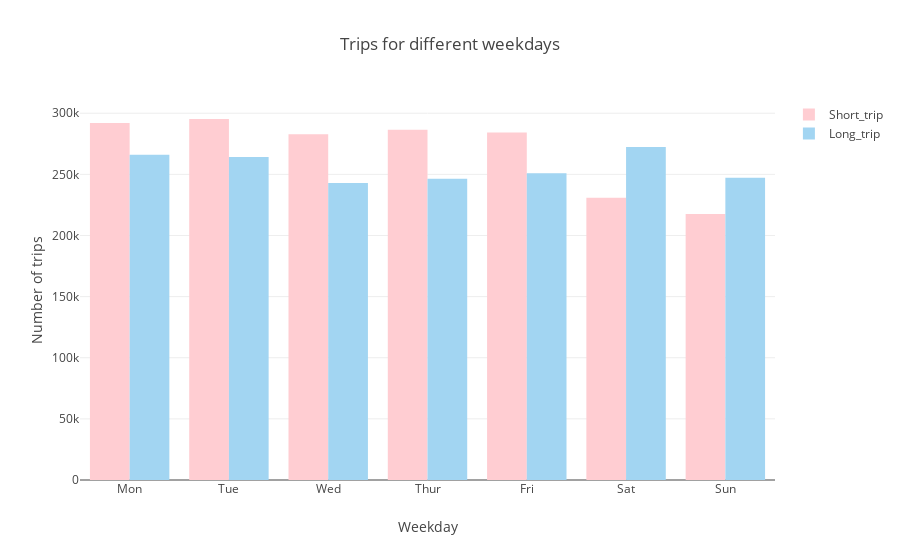

Here is the notebook cell this chart was saved with:
### Code cell
# show the plot about the distribution of trips in different weekdays
Short_trip_count = []
Long_trip_count = []
for v in set(dataset['weekday'].values):
    a1 = (dataset[dataset['weekday'] == v]['distance'] < 2).sum()
    a2 = (dataset[dataset['weekday'] == v]['distance'] >= 2).sum()
    Short_trip_count.append(a1)
    Long_trip_count.append(a2)

d = {'weekday':['Mon','Tue','Wed','Thur','Fri','Sat','Sun'], 
     'Short_trip':Short_trip_count, 'Long_trip':Long_trip_count}
df = pd.DataFrame(data=d)

Short_trip = Bar(x=df.weekday,
                  y=df.Short_trip,
                  name='Short_trip',
                  marker=dict(color='#ffcdd2'))
Long_trip = Bar(x=df.weekday,
                y=df.Long_trip,
                name='Long_trip',
                marker=dict(color='#A2D5F2'))
data = [Short_trip, Long_trip]
layout = Layout(title="Trips for different weekdays",
                xaxis=dict(title='Weekday'),
                yaxis=dict(title='Number of trips'))
fig3 = Figure(data=data, layout=layout)
iplot(fig3)

### Figure 1 — Plotly figure (JSON) as saved in the notebook; plotly's stock layout.template omitted (floating-point values rounded to 4 significant figures)
{"data": [{"marker": {"color": "#ffcdd2"}, "name": "Short_trip", "type": "bar", "x": ["Mon", "Tue", "Wed", "Thur", "Fri", "Sat", "Sun"], "y": [292009, 295275, 282820, 286508, 284156, 230833, 217584]}, {"marker": {"color": "#A2D5F2"}, "name": "Long_trip", "type": "bar", "x": ["Mon", "Tue", "Wed", "Thur", "Fri", "Sat", "Sun"], "y": [265954, 264219, 242829, 246406, 250809, 272279, 247182]}], "layout": {"title": "Trips for different weekdays", "xaxis": {"title": "Weekday"}, "yaxis": {"title": "Number of trips"}}}
